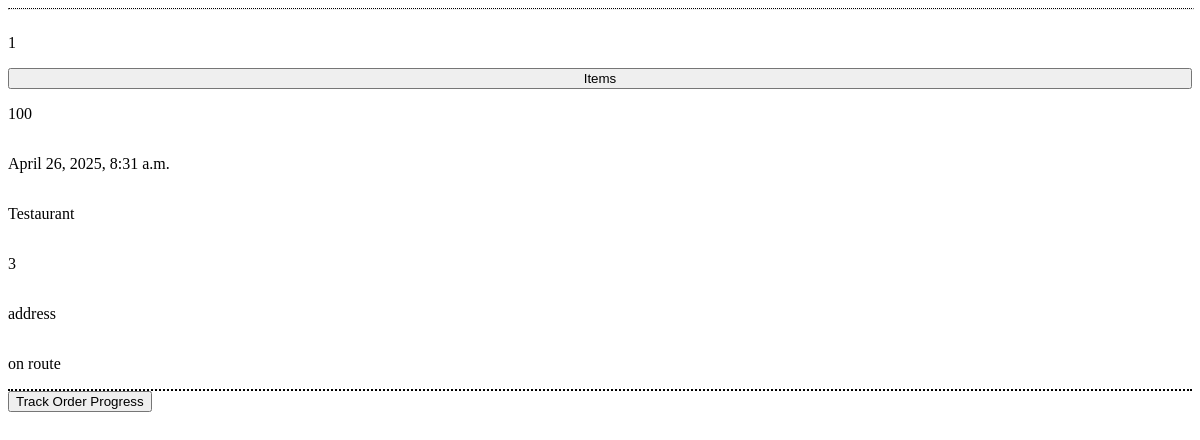
The app's page /ShowUserCurrentOrder/1, older data.
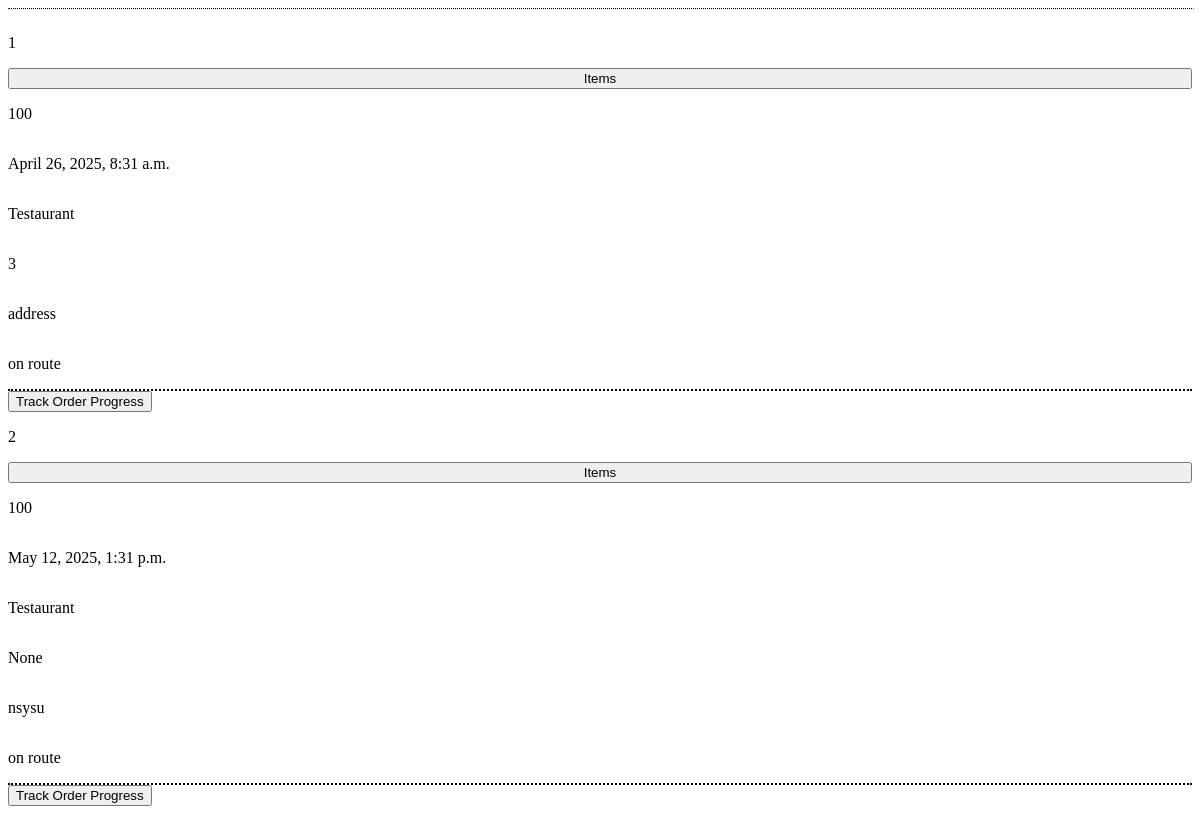
The same page, newer data.
### database/models.py (models this page shows)
class Restaurant(models.Model):
    Rid = models.AutoField(primary_key=True)
    name = models.CharField(max_length=100)
    picture = models.ImageField(upload_to='restaurant_pics/', blank=True)
    address = models.CharField(max_length=100, default="-")
    desc = models.TextField(default="-")
    opening_time = models.TimeField(null=True, blank=True)
    closing_time = models.TimeField(null=True, blank=True)
    latitude = models.FloatField(null=True)
    longitude = models.FloatField(null=True)
    status = models.CharField(max_length=20, default="closed")
    class Meta:
        db_table = "restaurant"

class Order(models.Model):
    user = models.ForeignKey(User, on_delete=models.CASCADE, related_name='orders')
    restaurant = models.ForeignKey(Restaurant, on_delete=models.CASCADE)
    delivery_person = models.ForeignKey(User, on_delete=models.CASCADE, related_name='deliveries', null=True, blank=True)
    items = models.CharField(max_length=100)  # Could later become ManyToMany if needed
    price = models.IntegerField()
    created_at = models.DateTimeField(auto_now_add=True)
    status = models.CharField(max_length=100, default="Pending")
    destination = models.CharField(max_length=100, default="-")
    time = models.DurationField(default=default_duration)
    location = models.TextField(default="-")
    class Meta:
        db_table = "order"

### OrderPage/views.py (the view)
# urls.py: path("ShowUserCurrentOrder/<int:user>", views.ShowUserCurrent),
def ShowUserCurrent(request,user):
    CurrentOrder = Order.objects.raw("SELECT * FROM 'order' WHERE user_id = %s AND status != 'Complete'", [user])
    ors = []
    for c in CurrentOrder:
        foods = []
        orderItemsId = c.items.split(",")
        for id in orderItemsId:
            food = list(Item.objects.raw("SELECT * FROM item WHERE id = %s", [id]))[0]
            foods.append({"name":food.name, "price": food.price})
        restaurant = Restaurant.objects.get(Rid=c.restaurant_id)
        restaurant_name = restaurant.name
        details = {
        "id": c.id,
        "items": json.dumps(foods),
        "price": c.price,
        "created": c.created_at,
        "restaurant": restaurant_name,
        "delivery": c.delivery_person_id,
        "destination": c.destination,
        "status": c.status,
        }
        ors.append(details)
    return render(request, "UserOrderDetails.html",{"details": ors, "user": user})

### template/UserOrderDetails.html (shortened to what this page needs)
<!DOCTYPE html>
<html>
    <head>
        {% load static %}
        <link rel="stylesheet" href="{% static 'style.css' %}">
        {% load static %}
        {% load static %}
    </head>
    <body>
      <hr style="border-top: dotted 1px;" class="line" />
      <div id="OrderdetailsPage">
        {% for d in details%}
        <div class="detailsTab">
        <p>{{d.id}}</p>
        <button class="ShowCurrentOrderUserItems" data-items = '{{d.items|safe}}'>Items</button>
        <p>{{d.price}}</p>
        <p>{{d.created}}</p>
        <p>{{d.restaurant}}</p>
        <p>{{d.delivery}}</p>
        <p>{{d.destination}}</p>
        <p>{{d.status}}</p>
        </div>
        <button class="trackBtn" data-id = "{{d.id}}" data-user="{{user}}">Track Order Progress</button>
        {%endfor%}
    </div>
    </body>
</html>

Row changes from the older to the newer data that the page shows:
added Order: created "May 12, 2025, 1:31 p.m.", destination "nsysu", status "on route"
Text that changed along with them:
new list line: "2 Items 100 None Track Order Progress"
new list line: "Testaurant"
